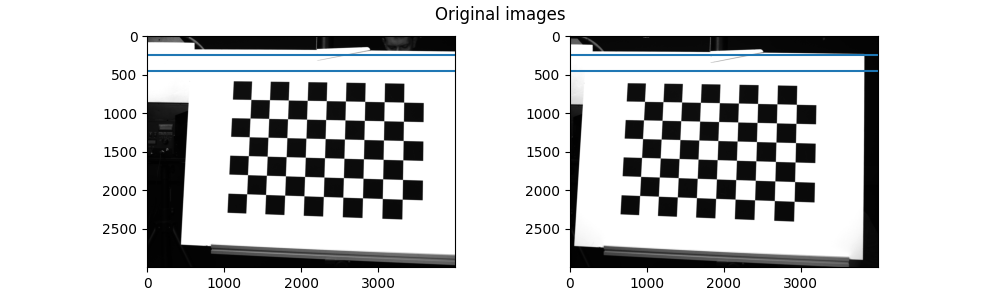
#> input picture 05_Depth_Map/04_Versuch_04/original_images.png, 1000 x 300 px, given in place of schachbrett_links03.png, which was not available
$ jupyter execute --allow-errors Depth_V4.ipynb   (Python 2 division)   (text cells are left out)
#> lines starting #> are read from the running program, lines starting #| are printed output that depends on the picture; pictures that were not available may be replaced by others from this repository, and a replacement may not be noted
[cell 1]
import numpy as np
import cv2 as cv
import matplotlib.pyplot as plt
import os

[cell 2]
def resize_to_full_hd(image):
    return cv.resize(image, (1920, 1080), interpolation=cv.INTER_LINEAR)

[cell 3]
def save_disparity_map(disparity, save_path):
    disparity_normalized = cv.normalize(disparity, None, alpha=255, beta=0, norm_type=cv.NORM_MINMAX)
    disparity_normalized = np.uint8(disparity_normalized)

    # Speichern des Bildes
    success = cv.imwrite(save_path, disparity_normalized)
    # Debugging: Überprüfen, ob das Speichern erfolgreich war
    if success:
        print(f"Disparity map successfully saved at {save_path}")
    else:
        print(f"Failed to save the disparity map at {save_path}")

[cell 4]
def drawlines(img1src, img2src, lines, pts1src, pts2src):
    r, c = img1src.shape
    img1color = cv.cvtColor(img1src, cv.COLOR_GRAY2BGR)
    img2color = cv.cvtColor(img2src, cv.COLOR_GRAY2BGR)
    np.random.seed(0)
    for r, pt1, pt2 in zip(lines, pts1src, pts2src):
        color = tuple(np.random.randint(0, 255, 3).tolist())
        x0, y0 = map(int, [0, -r[2] / r[1]])
        x1, y1 = map(int, [c, -(r[2] + r[0] * c) / r[1]])
        img1color = cv.line(img1color, (x0, y0), (x1, y1), color, 1)
        img1color = cv.circle(img1color, tuple(pt1), 5, color, -1)
        img2color = cv.circle(img2color, tuple(pt2), 5, color, -1)
    return img1color, img2color

[cell 5]
imgLeft = cv.imread('../../02_Utils/Images/02_Chessboard/01_links/schachbrett_links03.png', cv.IMREAD_GRAYSCALE)
#> imgLeft: shape (300, 1000); min 0, max 255, mean 207.7
imgRight = cv.imread('../../02_Utils/Images/02_Chessboard/02_rechts/schachbrett_rechts03.png', cv.IMREAD_GRAYSCALE)
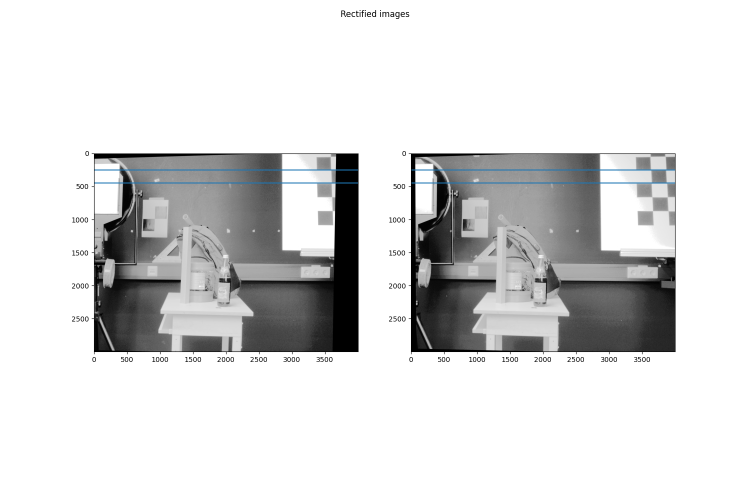
#> input picture 05_Depth_Map/04_Versuch_04/rectified_images.png, 1500 x 1000 px, given in place of schachbrett_rechts03.png, which was not available (shown at 1/2 size)
#> imgRight: shape (1000, 1500); min 0, max 255, mean 218.5

if imgLeft is None:
    raise FileNotFoundError(f"Image not found: imgLeft")
if imgRight is None:
    raise FileNotFoundError(f"Image not found: imgRight")

print("Images loaded successfully.")

[cell 6]
fig, axes = plt.subplots(1, 2, figsize=(10, 3))
axes[0].imshow(imgLeft, cmap="gray")
axes[1].imshow(imgRight, cmap="gray")
axes[0].axhline(250)
axes[1].axhline(250)
axes[0].axhline(450)
axes[1].axhline(450)
plt.suptitle("Original images")
plt.savefig("original_images.png")
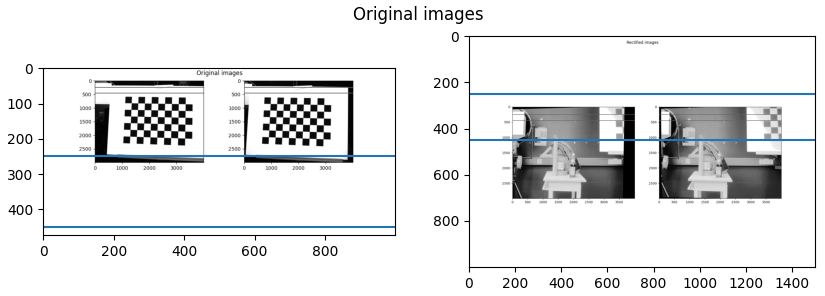
#> figure drawn by matplotlib, 2 panels
plt.show()

[cell 7]
# Detect keypoints and their descriptors
SIFT = cv.SIFT_create()
kp1, des1 = SIFT.detectAndCompute(imgLeft, None)
#> kp1 = 932 keypoints; strongest (x, y, size): (630, 205, 12.9), (237, 204, 13), (636, 92, 12.3), (242, 90, 12.4)
kp2, des2 = SIFT.detectAndCompute(imgRight, None)
#> kp2 = 1339 keypoints; strongest (x, y, size): (766, 26, 2), (194, 312, 8.9), (751, 32, 1.9), (798, 26, 2.1)

# Visualize keypoints
imgSIFT = cv.drawKeypoints(imgLeft, kp1, None, flags=cv.DRAW_MATCHES_FLAGS_DRAW_RICH_KEYPOINTS)
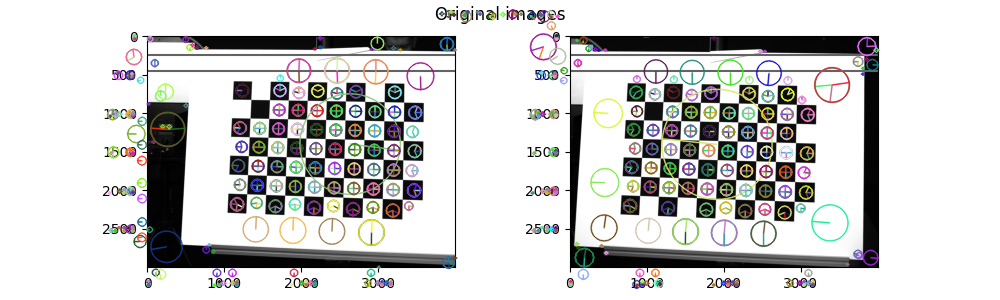
#> imgSIFT: shape (300, 1000, 3); mean of channels 0, 1, 2 205.4, 206.2, 206.4; drawn as B, G, R

plt.figure()
plt.imshow(cv.cvtColor(imgSIFT, cv.COLOR_BGR2RGB))
plt.title('SIFT Keypoints')
plt.axis('off')
plt.show()

cv.imwrite("SIFT_Keypoints.png", imgSIFT)
#> Out = True

[cell 8]
# Match keypoints
FLANN_INDEX_KDTREE = 1
index_params = dict(algorithm=FLANN_INDEX_KDTREE, trees=5)
search_params = dict(checks=50)
flann = cv.FlannBasedMatcher(index_params, search_params)
matches = flann.knnMatch(des1, des2, k=2)
#> matches = 932 matches

# Keep good matches
matchesMask = [[0, 0] for i in range(len(matches))]
#> matchesMask = 932 pairs, first value 0 to 0, second value 0 to 0
good = []
pts1 = []
pts2 = []

for i, (m, n) in enumerate(matches):
    if m.distance < 0.7 * n.distance:
        matchesMask[i] = [1, 0]
        good.append(m)
        pts2.append(kp2[m.trainIdx].pt)
        pts1.append(kp1[m.queryIdx].pt)
#> after the loop, good = 94 matches; matchesMask = 932 pairs, first value 0 to 1, second value 0 to 0; pts1 = 94 pairs, first value 117.8 to 866.5, second value 11.47 to 283.9; pts2 = 94 pairs, first value 158.8 to 1291.6, second value 25.59 to 718.8

# Draw keypoint matches
draw_params = dict(matchColor=(0, 255, 0), singlePointColor=(255, 0, 0), matchesMask=matchesMask[300:500], flags=cv.DrawMatchesFlags_DEFAULT)
#> draw_params = 4 items
keypoint_matches = cv.drawMatchesKnn(imgLeft, kp1, imgRight, kp2, matches[300:500], None, **draw_params)
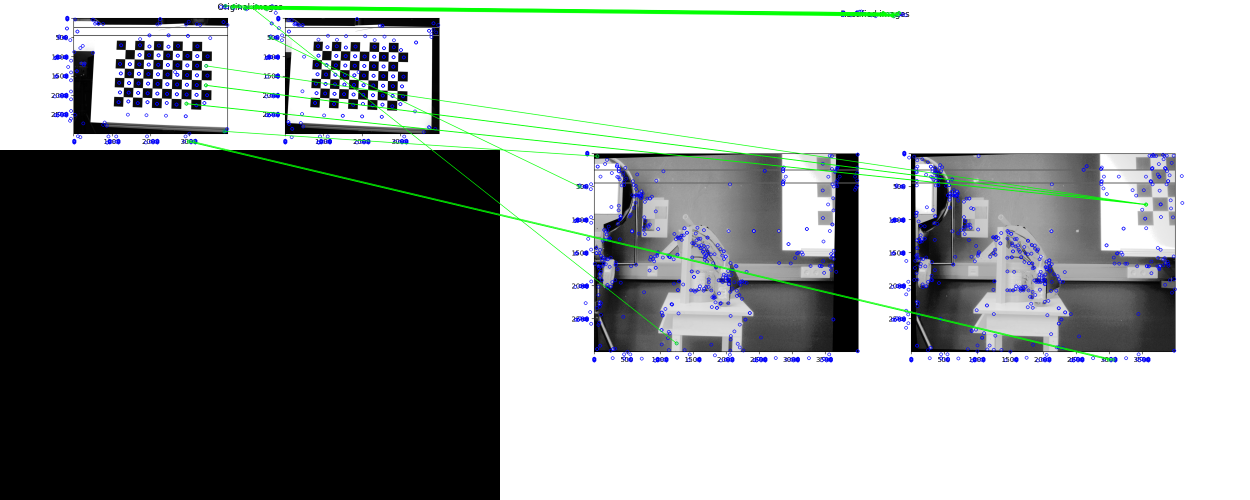
#> keypoint_matches: shape (1000, 2500, 3) (shown at 1/2 size); mean of channels 0, 1, 2 155.1, 154.9, 151.9; drawn as B, G, R

plt.figure()
plt.imshow(cv.cvtColor(keypoint_matches, cv.COLOR_BGR2RGB))
plt.title('SIFT Keypoints')
plt.axis('off')
plt.show()

cv.imwrite("keypoint_matches.png", keypoint_matches)
#> Out = True

[cell 9]
# Calculate fundamental matrix
pts1 = np.int32(pts1)
#> pts1 = 94 pairs, first value 117 to 866, second value 11 to 283
pts2 = np.int32(pts2)
#> pts2 = 94 pairs, first value 158 to 1291, second value 25 to 718
#> (the rest of this cell did not finish here and is left out)

[cell 10]
# Stereo rectification
h1, w1 = imgLeft.shape
#> h1 = 300; w1 = 1000
h2, w2 = imgRight.shape
#> h2 = 1000; w2 = 1500
#> (the rest of this cell did not finish here and is left out)
